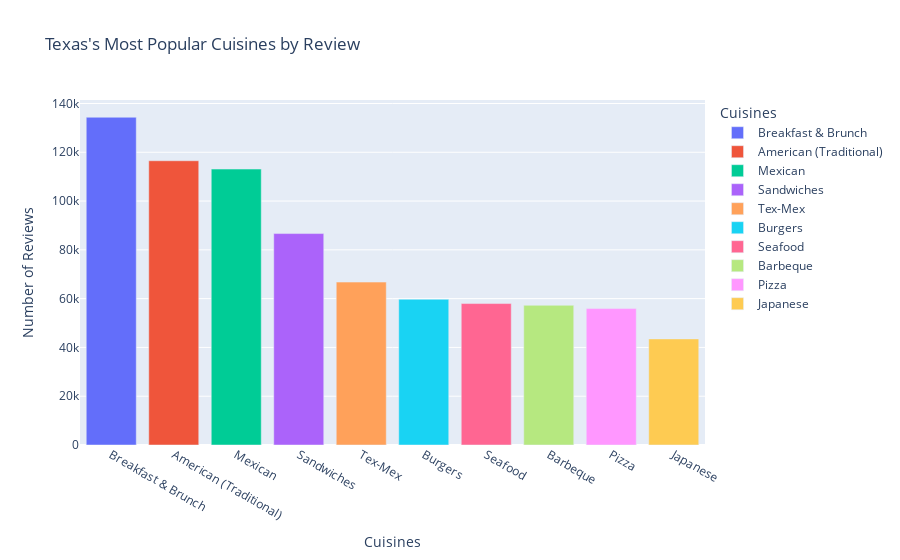

Notebook code for this chart:
### Code cell
cuis_plot(tx_cuis, "Texas's Most Popular Cuisines by Review")

### Figure 1 — Plotly figure (JSON) as saved in the notebook; plotly's stock layout.template omitted (floating-point values rounded to 4 significant figures)
{"data": [{"alignmentgroup": "True", "hovertemplate": "Cuisines=%{x}<br>Number of Reviews=%{y}<extra></extra>", "legendgroup": "Breakfast & Brunch", "marker": {"color": "#636efa", "pattern": {"shape": ""}}, "name": "Breakfast & Brunch", "offsetgroup": "Breakfast & Brunch", "orientation": "v", "showlegend": true, "textposition": "auto", "type": "bar", "x": ["Breakfast & Brunch"], "xaxis": "x", "y": [134362], "yaxis": "y"}, {"alignmentgroup": "True", "hovertemplate": "Cuisines=%{x}<br>Number of Reviews=%{y}<extra></extra>", "legendgroup": "American (Traditional)", "marker": {"color": "#EF553B", "pattern": {"shape": ""}}, "name": "American (Traditional)", "offsetgroup": "American (Traditional)", "orientation": "v", "showlegend": true, "textposition": "auto", "type": "bar", "x": ["American (Traditional)"], "xaxis": "x", "y": [116523], "yaxis": "y"}, {"alignmentgroup": "True", "hovertemplate": "Cuisines=%{x}<br>Number of Reviews=%{y}<extra></extra>", "legendgroup": "Mexican", "marker": {"color": "#00cc96", "pattern": {"shape": ""}}, "name": "Mexican", "offsetgroup": "Mexican", "orientation": "v", "showlegend": true, "textposition": "auto", "type": "bar", "x": ["Mexican"], "xaxis": "x", "y": [113119], "yaxis": "y"}, {"alignmentgroup": "True", "hovertemplate": "Cuisines=%{x}<br>Number of Reviews=%{y}<extra></extra>", "legendgroup": "Sandwiches", "marker": {"color": "#ab63fa", "pattern": {"shape": ""}}, "name": "Sandwiches", "offsetgroup": "Sandwiches", "orientation": "v", "showlegend": true, "textposition": "auto", "type": "bar", "x": ["Sandwiches"], "xaxis": "x", "y": [86678], "yaxis": "y"}, {"alignmentgroup": "True", "hovertemplate": "Cuisines=%{x}<br>Number of Reviews=%{y}<extra></extra>", "legendgroup": "Tex-Mex", "marker": {"color": "#FFA15A", "pattern": {"shape": ""}}, "name": "Tex-Mex", "offsetgroup": "Tex-Mex", "orientation": "v", "showlegend": true, "textposition": "auto", "type": "bar", "x": ["Tex-Mex"], "xaxis": "x", "y": [66787], "yaxis": "y"}, {"alignmentgroup": "True", "hovertemplate": "Cuisines=%{x}<br>Number of Reviews=%{y}<extra></extra>", "legendgroup": "Burgers", "marker": {"color": "#19d3f3", "pattern": {"shape": ""}}, "name": "Burgers", "offsetgroup": "Burgers", "orientation": "v", "showlegend": true, "textposition": "auto", "type": "bar", "x": ["Burgers"], "xaxis": "x", "y": [59725], "yaxis": "y"}, {"alignmentgroup": "True", "hovertemplate": "Cuisines=%{x}<br>Number of Reviews=%{y}<extra></extra>", "legendgroup": "Seafood", "marker": {"color": "#FF6692", "pattern": {"shape": ""}}, "name": "Seafood", "offsetgroup": "Seafood", "orientation": "v", "showlegend": true, "textposition": "auto", "type": "bar", "x": ["Seafood"], "xaxis": "x", "y": [57984], "yaxis": "y"}, {"alignmentgroup": "True", "hovertemplate": "Cuisines=%{x}<br>Number of Reviews=%{y}<extra></extra>", "legendgroup": "Barbeque", "marker": {"color": "#B6E880", "pattern": {"shape": ""}}, "name": "Barbeque", "offsetgroup": "Barbeque", "orientation": "v", "showlegend": true, "textposition": "auto", "type": "bar", "x": ["Barbeque"], "xaxis": "x", "y": [57274], "yaxis": "y"}, {"alignmentgroup": "True", "hovertemplate": "Cuisines=%{x}<br>Number of Reviews=%{y}<extra></extra>", "legendgroup": "Pizza", "marker": {"color": "#FF97FF", "pattern": {"shape": ""}}, "name": "Pizza", "offsetgroup": "Pizza", "orientation": "v", "showlegend": true, "textposition": "auto", "type": "bar", "x": ["Pizza"], "xaxis": "x", "y": [55924], "yaxis": "y"}, {"alignmentgroup": "True", "hovertemplate": "Cuisines=%{x}<br>Number of Reviews=%{y}<extra></extra>", "legendgroup": "Japanese", "marker": {"color": "#FECB52", "pattern": {"shape": ""}}, "name": "Japanese", "offsetgroup": "Japanese", "orientation": "v", "showlegend": true, "textposition": "auto", "type": "bar", "x": ["Japanese"], "xaxis": "x", "y": [43487], "yaxis": "y"}], "layout": {"barmode": "relative", "legend": {"title": {"text": "Cuisines"}, "tracegroupgap": 0}, "title": {"text": "Texas's Most Popular Cuisines by Review"}, "xaxis": {"anchor": "y", "categoryarray": ["Breakfast & Brunch", "American (Traditional)", "Mexican", "Sandwiches", "Tex-Mex", "Burgers", "Seafood", "Barbeque", "Pizza", "Japanese"], "categoryorder": "array", "domain": [0, 1], "title": {"text": "Cuisines"}}, "yaxis": {"anchor": "x", "domain": [0, 1], "title": {"text": "Number of Reviews"}}}}
